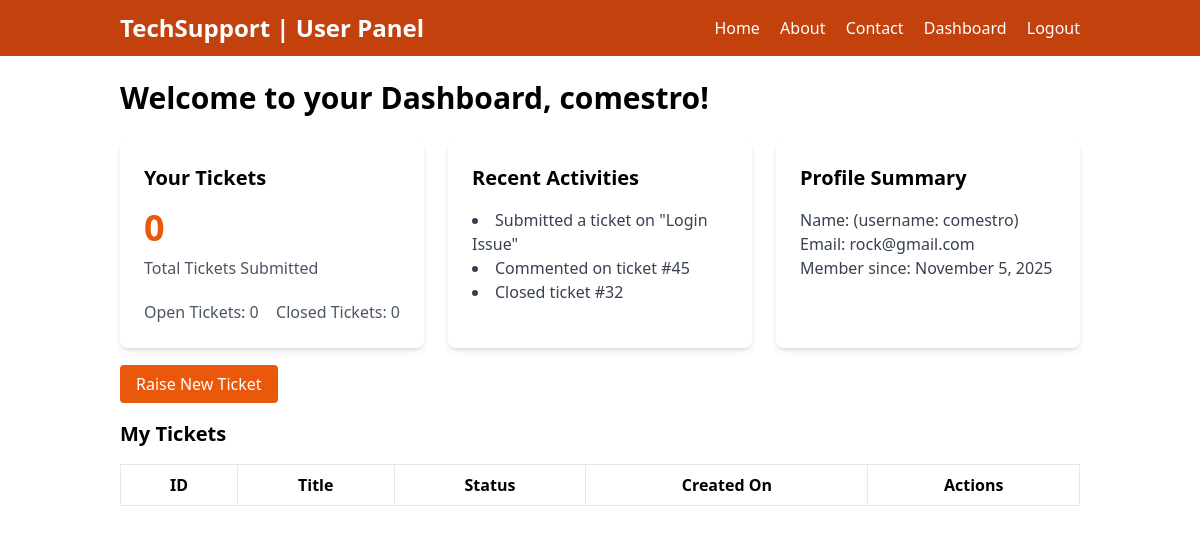
Before: /user/dashboard/ (signed in) with the older database file.
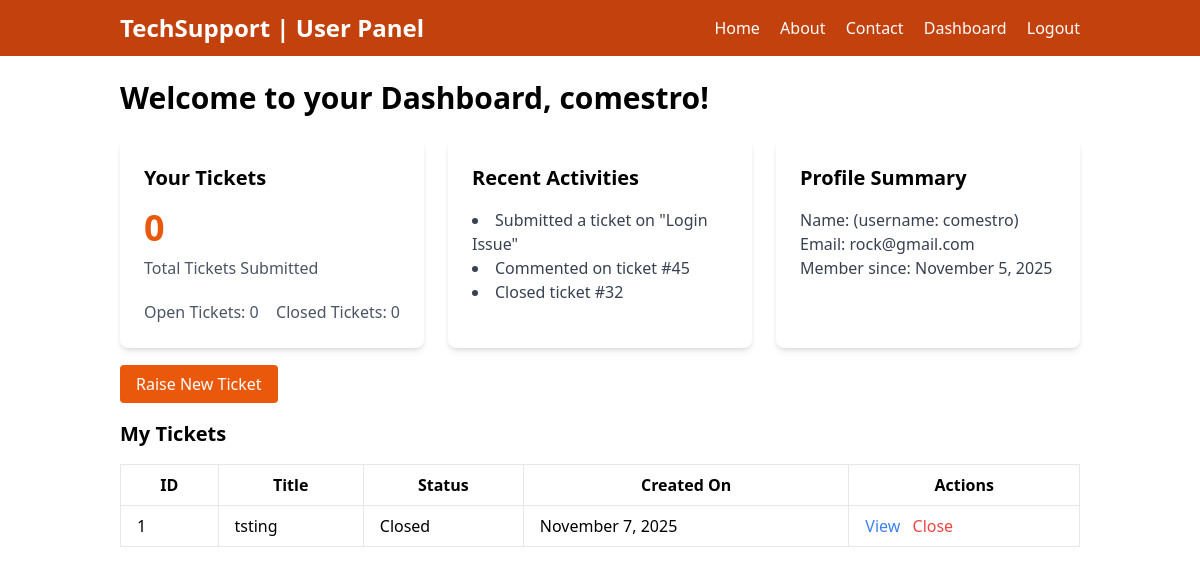
After: the same page with the newer database file.
### tsm/models.py (models this page shows)
class SupportTicket(models.Model):
    title = models.CharField(max_length=200)
    description = models.TextField()
    created_at = models.DateTimeField(auto_now_add=True)
    updated_at = models.DateTimeField(auto_now=True)
    status = models.CharField(max_length=50, choices=(("open","open"),("in_progress","in_progress"),("closed","closed")))
    created_by = models.ForeignKey(User, on_delete=models.CASCADE, related_name='created_tickets')
    assigned_to = models.ForeignKey(User, on_delete=models.CASCADE, related_name='assigned_tickets', null=True, blank=True)

### tsm/userView.py (the view)
# urls.py: path("user/dashboard/", userDashboard, name="user_dashboard"),
def userDashboard(request):
    countTicket = {
        'openTicket': SupportTicket.objects.filter(status='open', created_by=request.user).count(),
        "closedTicket": SupportTicket.objects.filter(status='closed',created_by=request.user).count(),
        "myTickets": SupportTicket.objects.filter(created_by=request.user)
    }
    return render(request, 'user/userdashboard.html', countTicket)

### tsm/templates/user/userDashboard.html
{% extends "user/userbase.html" %}
{% block content %}
    <div class="px-[10%] py-6 space-y-6">
        <h2 class="text-3xl font-semibold">Welcome to your Dashboard, {{ request.user.username }}!</h2>
        <div class="grid grid-cols-1 md:grid-cols-3 gap-6">
            <div class="bg-white p-6 rounded-lg shadow-md">
                <h3 class="text-xl font-semibold mb-4">Your Tickets</h3>
                <p class="text-4xl font-bold text-orange-600">{{openTicket|add:closedTicket}}</p>
                <p class="text-gray-600 mt-2">Total Tickets Submitted</p>
                <div class="flex justify-between mt-4">
                    <p class="text-gray-600 mt-1">Open Tickets: {{openTicket}}</p>
                    <p class="text-gray-600 mt-1">Closed Tickets: {{closedTicket}}</p>
                </div>
            </div>
            <div class="bg-white p-6 rounded-lg shadow-md">
                <h3 class="text-xl font-semibold mb-4">Recent Activities</h3>
                <ul class="list-disc list-inside text-gray-700">
                    <li>Submitted a ticket on "Login Issue"</li>
                    <li>Commented on ticket #45</li>
                    <li>Closed ticket #32</li>
                </ul>
            </div>
            <div class="bg-white p-6 rounded-lg shadow-md">
                <h3 class="text-xl font-semibold mb-4">Profile Summary</h3>
                <p class="text-gray-700">Name: {{ request.user.first_name }} {{ request.user.last_name }} (username: {{request.user.username}})</p>
                <p class="text-gray-700">Email: {{ request.user.email }}</p>
                <p class="text-gray-700">Member since: {{ request.user.date_joined|date:"F j, Y" }}</p>
            </div>
        </div>
        <div class="mt-6">
            <a href="{% url 'raise_ticket' %}" class="bg-orange-600 text-white px-4 py-2 rounded hover:bg-orange-700">Raise New Ticket</a>
        </div>
            <div class="w-full">
                <h3 class="text-xl font-semibold mb-4">My Tickets</h3>
                <table class="min-w-full bg-white">
                    <thead>
                        <tr>
                            <th class="py-2 px-4 border">ID</th>
                            <th class="py-2 px-4 border">Title</th>
                            <th class="py-2 px-4 border">Status</th>
                            <th class="py-2 px-4 border">Created On</th>
                            <th class="py-2 px-4 border">Actions</th>
                        </tr>
                    </thead>
                    <tbody>
                        {% for ticket in myTickets %}
                        <tr>
                            <td class="py-2 px-4 border">{{ ticket.id }}</td>
                            <td class="py-2 px-4 border">{{ ticket.title }}</td>
                            <td class="py-2 px-4 border">{{ ticket.status }}</td>
                            <td class="py-2 px-4 border">{{ ticket.created_at|date:"F j, Y" }}</td>
                            <td class="py-2 px-4 border">
                                <a href="{% url 'view_ticket' ticket.id %}" class="text-blue-500 hover:underline">View</a>
                                {% if ticket.status != 'closed'  %}
                                <a href="{% url 'close_ticket' ticket.id %}" class="text-red-500 hover:underline ml-2">Close</a>
                                {% endif %}
                            </td>
                        </tr>
                        {% endfor %}
                    </tbody>
                </table>
                </div>
    </div>
{% endblock %}

Changed rows visible on the page:
added SupportTicket: id "1", title "tsting", status "Closed", created_at "November 7, 2025"
